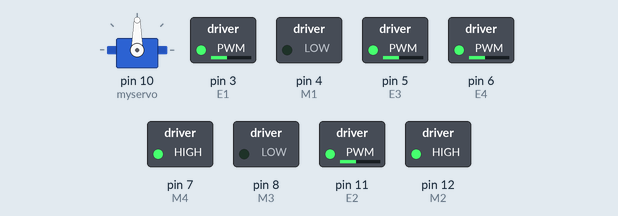
Simulated run of this sketch. Board: Arduino Uno, built with avr-gcc and run on an emulated ATmega328P. Shown: servo, switched loads named in the sketch (green lamp = pin HIGH). What the sketch prints to the serial monitor is not drawn.

Above: at 0.05 s.
At 3.85 s:
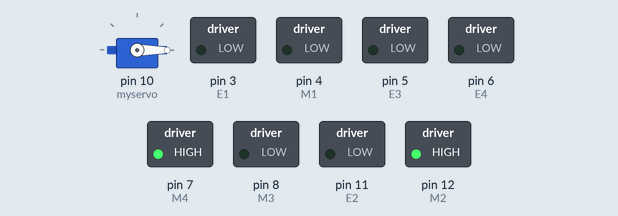
At 5.75 s:
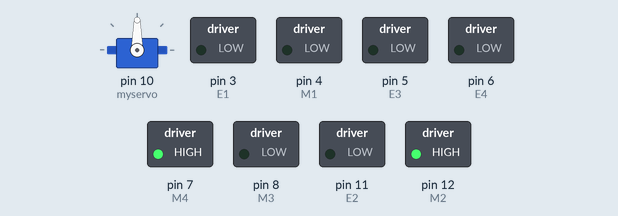
At 7.65 s:
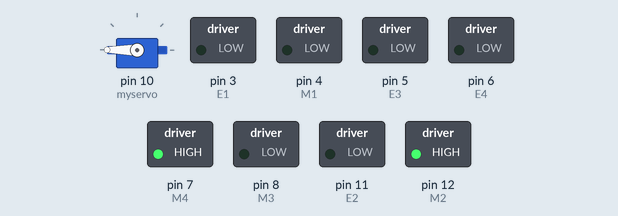
At 15.25 s:
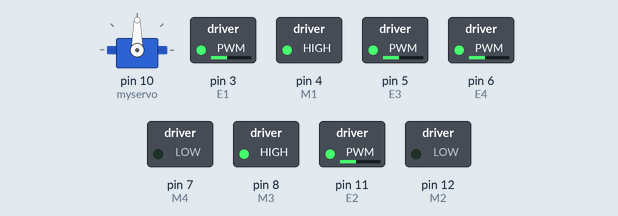
Timing chart, 0 to 19.9 s (numbered marks = the images above):
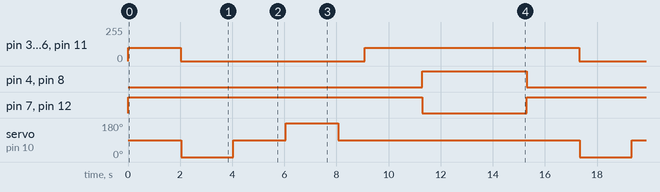

Measured:
- by itself, pin 3 (E1), pin 5 (E3), pin 6 (E4), pin 11 (E2): repeats every 15.3 s: 0/255 7.1 s, 100/255 8.2 s
- by itself, pin 4 (M1), pin 8 (M3): alternates HIGH for 4.0 s and LOW for 11.3 s
- by itself, pin 7 (M4), pin 12 (M2): alternates HIGH for 11.3 s and LOW for 4.0 s
- by itself, servo on pin 10 (myservo): repeats every 15.3 s: 90° 2.0 s, 180° 2.0 s, 90° 9.3 s, 0° 2.0 s

The sketch:

v1.ino
```cpp
#include <Servo.h>
Servo myservo;
int pos = 0;
const int E1 = 3; ///<Motor1 fart
const int E2 = 11;///<Motor2 fart
const int E3 = 5; ///<Motor3 fart
const int E4 = 6; ///<Motor4 fart
const int M1 = 4; ///<Motor1 Retning
const int M2 = 12;///<Motor2 Retning
const int M3 = 8; ///<Motor3 Retning
const int M4 = 7; ///<Motor4 Retning

void M1_back(char Speed) // Definerer Motor1 kjør bak
{
digitalWrite(M1,LOW);
analogWrite(E1,Speed);
}
void M2_back(char Speed) // Definerer Motor2 kjør bak
{
digitalWrite(M2,HIGH);
analogWrite(E2,Speed);
}
void M3_back(char Speed) // Definerer Motor3 kjør bak
{
digitalWrite(M3,LOW);
analogWrite(E3,Speed);
}
void M4_back(char Speed) // Definerer Motor4 kjør bak
{
digitalWrite(M4,HIGH);
analogWrite(E4,Speed);
}

void M1_advance(char Speed) // Definerer Motor1 kjør frem
{
digitalWrite(M1,HIGH);
analogWrite(E1,Speed);
}
void M2_advance(char Speed) // Definerer Motor2 kjør frem
{
digitalWrite(M2,LOW);
analogWrite(E2,Speed);
}
void M3_advance(char Speed) // DefinererMotor3 kjør frem
{
digitalWrite(M3,HIGH);
analogWrite(E3,Speed);
}
void M4_advance(char Speed) // Definerer Motor4 kjør frem
{
digitalWrite(M4,LOW);
analogWrite(E4,Speed);
}

void pauseaction(char Speed) //Definerer at motorene skal stoppe
{
analogWrite(E1,0);
analogWrite(E2,0);
analogWrite(E3,0);
analogWrite(E4,0);
}

void setup() {
for(int i=3;i<9;i++)
pinMode(i,OUTPUT);
for(int i=11;i<13;i++)
pinMode(i,OUTPUT);


Serial.begin(9600);
myservo.attach(10); // Pin hvor motoren er koblet til
myservo.write(90);
}

void loop() {
  unsigned long endTime= millis() + 2000; //Bilen kjører frem i 2s
  while (true) {
    if (millis() >=endTime){
      break;
    }
    Serial.print("Skal kjore frem.");
    M1_back(100);
    M2_back(100);
    M3_back(100);
    M4_back(100);
  }

  unsigned long endTime1 = millis()+5000; //Bilen stopper i 5 sek
  while (true) {
    if (millis() >= endTime1){
      break;
    }
    Serial.println("Should be pausing.");
    pauseaction(100);
    unsigned long endTimev = millis()+2000; //Vinsjen heises ned i 2 sek
    while (true){
      if (millis()>= endTimev){
        break;
      }
      Serial.println("Heis ned");
      myservo.write(0);
    }
    unsigned long endTimes = millis()+2000; //Vinsjen står stille i bunnpunktet i 2 sek
    while (true){
      if (millis()>= endTimes){
        break;
      }
      Serial.println("Pause");
      myservo.write(90);
    }
    unsigned long endTimev1 = millis()+2000; //Vinsjen heises opp igjen
    while (true){
      if (millis()>= endTimev1){
        break;
      }
      Serial.println("Heis opp");
      myservo.write(180);
    }
  }

  unsigned long endtime_f_panytt = millis() + 1000; //Venter til at vinjen er heist opp igjen før bilen kjører
  while (true) {
    if (millis() >= endtime_f_panytt){
      break;
    }
    Serial.println("Stop for kjoring");
    myservo.write(90);
  }


  unsigned long endTime2 = millis() + 2200; //Bilen kjører frem igjen
  while (true) {
    if (millis() >= endTime2 ) {
      break;
    }
      Serial.println("Skal kjore frem pa nytt.");
      M1_back(100);
      M2_back(100);
      M3_back(100);
      M4_back(100);
    }


    unsigned long endTime3 = millis() + 4000; //Bilen kjører bak
    while (true) {
      if (millis() >= endTime3) {
        break;
    }
      Serial.println("Skal kjore bak.");
      M1_advance(100);
      M2_advance(100);
      M3_advance(100);
      M4_advance(100);
    }

} 
```
